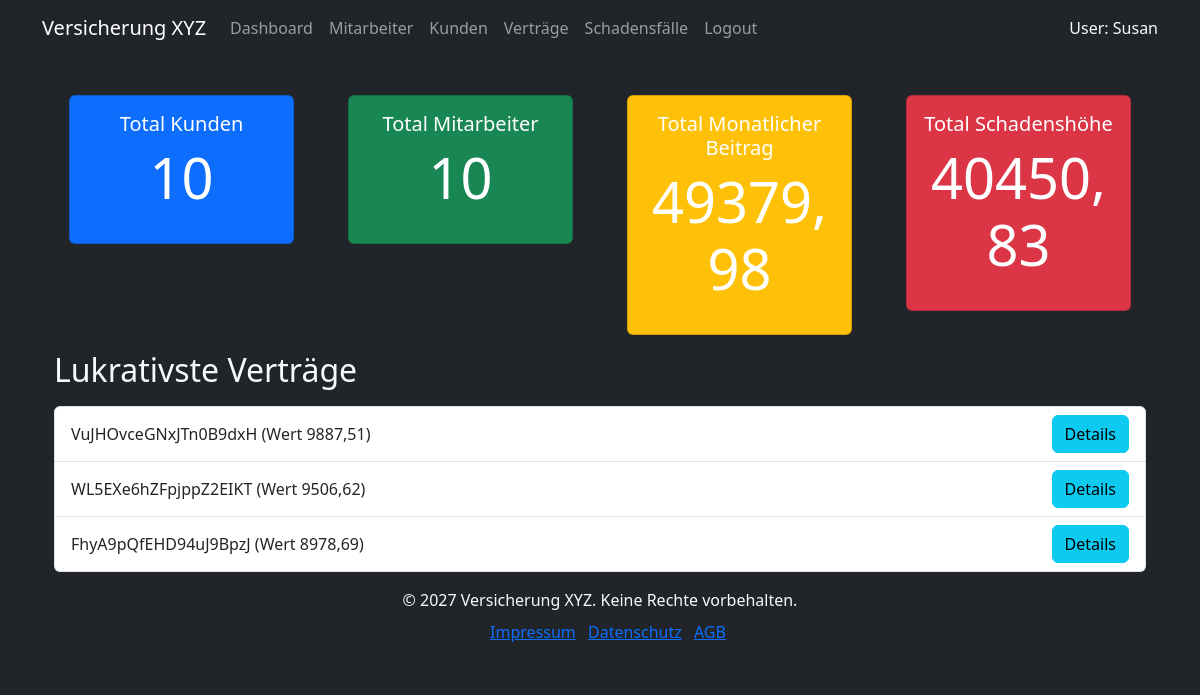
The app's page /versicherung/bashboard (signed in) with its own data.
### versicherung/models.py (models this page shows, shortened)
class Versicherungsvertrag(models.Model):
    vertragsnummer = models.CharField(max_length=20, unique=True)
    kunde = models.ForeignKey(Kunde, on_delete=models.CASCADE)
    mitarbeiter = models.ForeignKey(
        Mitarbeiter,
        on_delete=models.SET_NULL,
        null=True,
        blank=True,
    )
    startdatum = models.DateField()
    enddatum = models.DateField()
    monatlicher_beitrag = models.DecimalField(
        max_digits=6,
        decimal_places=2,
        validators=[MinValueValidator(0)],
    )
    abgeschlossen_am = models.DateTimeField(auto_now_add=True)
    aktualisiert_am = models.DateTimeField(auto_now=True)

### versicherung/views/views.py (the view)
# urls.py: path("bashboard", dashboard, name="dashboard"),
@login_required(login_url="login")
def dashboard(request):
    kunden_count = Kunde.objects.count()
    mitarbeiter_count = Mitarbeiter.objects.count()
    versicherungsvertrag_count = Versicherungsvertrag.objects.count()
    schadensfall_count = Schadensfall.objects.count()
    total_monatlicher_beitrag = Versicherungsvertrag.objects.aggregate(
        Sum("monatlicher_beitrag")
    )["monatlicher_beitrag__sum"]
    total_schadenshoehe = Schadensfall.objects.aggregate(Sum("schadenshoehe"))[
        "schadenshoehe__sum"
    ]
    if total_monatlicher_beitrag is not None:
        total_monatlicher_beitrag = round(total_monatlicher_beitrag, 2)
    if total_schadenshoehe is not None:
        total_schadenshoehe = round(total_schadenshoehe, 2)
    lukrativste_vertrage = Versicherungsvertrag.objects.order_by(
        "-monatlicher_beitrag"
    )[:3]
    context = {
        "kunden_count": kunden_count,
        "mitarbeiter_count": mitarbeiter_count,
        "versicherungsvertrag_count": versicherungsvertrag_count,
        "schadensfall_count": schadensfall_count,
        "total_monatlicher_beitrag": total_monatlicher_beitrag,
        "total_schadenshoehe": total_schadenshoehe,
        "lukrativste_vertrage": lukrativste_vertrage,
    }
    return render(request, "dashboard.html", context)

### versicherung/templates/dashboard.html
{% extends "base.html" %}
{% block content %}
    <div class="container-fluid">
        <div class="row">
            <div class="col-lg-3 col-md-6">
                <div class="card text-white bg-primary mb-3">
                    <div class="card-body">
                        <h5 class="card-title">Total Kunden</h5>
                        <p class="display-4">{{ kunden_count }}</p>
                    </div>
                </div>
            </div>
            <div class="col-lg-3 col-md-6">
                <div class="card text-white bg-success mb-3">
                    <div class="card-body">
                        <h5 class="card-title">Total Mitarbeiter</h5>
                        <p class="display-4">{{ mitarbeiter_count }}</p>
                    </div>
                </div>
            </div>
            <div class="col-lg-3 col-md-6">
                <div class="card text-white bg-warning mb-3">
                    <div class="card-body">
                        <h5 class="card-title">Total Monatlicher Beitrag</h5>
                        <p class="display-4">{{ total_monatlicher_beitrag }}</p>
                    </div>
                </div>
            </div>
            <div class="col-lg-3 col-md-6">
                <div class="card text-white bg-danger mb-3">
                    <div class="card-body">
                        <h5 class="card-title">Total Schadenshöhe</h5>
                        <p class="display-4">{{ total_schadenshoehe }}</p>
                    </div>
                </div>
            </div>
        </div>
        <div class="row">
            <div class="col-12">
                <h2 class="mb-3">Lukrativste Verträge</h2>
                <ul class="list-group">
                    {% for vertrag in lukrativste_vertrage %}
                        <li class="list-group-item d-flex justify-content-between align-items-center">
                            {{ vertrag.vertragsnummer }} (Wert {{ vertrag.monatlicher_beitrag }})
                            <a href="{% url 'versicherungsvertrag_detail' vertrag.pk %}" class="btn btn-info">Details</a>
                        </li>
                    {% empty %}
                        <li class="list-group-item">Keine Verträge vorhanden.</li>
                    {% endfor %}
                </ul>
            </div>
        </div>
    </div>
{% endblock %}

### versicherung/templates/base.html (shortened to what this page needs)
{% load static %}
<!doctype html>
<html lang="de">
<head>
    <link href="https://cdn.jsdelivr.net/npm/bootstrap@5.3.0-alpha3/dist/css/bootstrap.min.css" rel="stylesheet"
>
    <link rel="stylesheet" href="{% static 'css/styles.css' %}">
</head>
<body class="bg-dark text-light">
    <header>
        <nav class="navbar navbar-expand-lg navbar-dark bg-dark" aria-label="Hauptnavigation">
            <div class="container">
                <a class="navbar-brand" href="{% url 'home' %}">Versicherung XYZ</a>
                <div class="collapse navbar-collapse" id="navbarSupportedContent">
                    <ul class="navbar-nav me-auto mb-2 mb-lg-0">
                        <li class="nav-item {% if request.resolver_match.url_name == 'dashboard' %}active{% endif %}">
                            <a class="nav-link" href="{% url 'dashboard' %}">Dashboard</a>
                        </li>
                        <li class="nav-item">
                            <a class="nav-link" href="{% url 'mitarbeiter_list' %}">Mitarbeiter</a>
                        </li>
                        <li class="nav-item">
                            <a class="nav-link" href="{% url 'kunde_list' %}">Kunden</a>
                        </li>
                        <li class="nav-item">
                            <a class="nav-link" href="{% url 'versicherungsvertrag_list' %}">Verträge</a>
                        </li>
                        <li class="nav-item">
                            <a class="nav-link" href="{% url 'schadensfall_list' %}">Schadensfälle</a>
                        </li>
                        <li class="nav-item">
                            <a class="nav-link ml-2" href="{% url 'logout' %}"> Logout</a>
                        </li>
                    </ul>
                    <ul class="navbar-nav">
                        <li class="nav-item d-flex align-items-center">
                            <span class="text-light">User: {{ user.username }} </span>
                        </li>
                    </ul>
                </div>
            </div>
        </nav>
    </header>
    <main class="container mt-4 bg-dark text-light">
        {% block content %}
        {% endblock %}
    </main>
    <footer class="footer mt-auto py-3 bg-dark text-light">
        <div class="container">
            <div class="row">
                    <span class="text-light text-center">&copy; 2027 Versicherung XYZ. Keine Rechte vorbehalten.</span>
                    <ul class="list-inline text-center m-2">
                        <li class="list-inline-item"><a href="{% url 'index' %}">Impressum</a></li>
                        <li class="list-inline-item"><a href="{% url 'index' %}">Datenschutz</a></li>
                        <li class="list-inline-item"><a href="{% url 'index' %}">AGB</a></li>
                    </ul>
                </div>
            </div>
    </footer>
</body>
</html>

### static/css/styles.css (style rules this page uses)
.card { text-align: center; font-size: 24px; margin: 15px; }

### records on screen
Versicherungsvertrag: vertragsnummer "VuJHOvceGNxJTn0B9dxH", monatlicher_beitrag "9887,51"
Versicherungsvertrag: vertragsnummer "WL5EXe6hZFpjppZ2EIKT", monatlicher_beitrag "9506,62"
Versicherungsvertrag: vertragsnummer "FhyA9pQfEHD94uJ9BpzJ", monatlicher_beitrag "8978,69"

### other values on screen
{{ user.username }} "Susan"
{{ kunden_count }} "10"
{{ mitarbeiter_count }} "10"
{{ total_monatlicher_beitrag }} "49379,98"
{{ total_schadenshoehe }} "40450,83"
